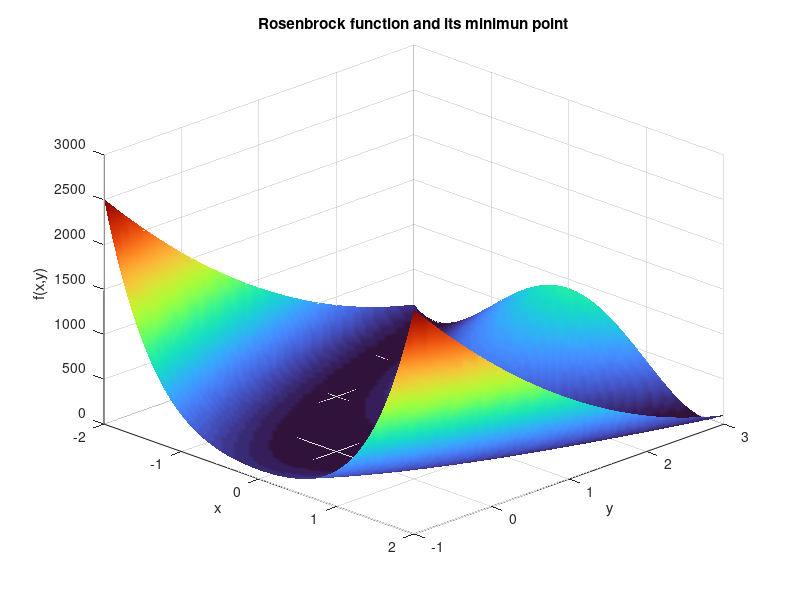

Source code (MATLAB): (Note: this script raises an error after producing the figure.)
clc
clear
close all

f_rosenbrock = @(x) 100*(x(2)-x(1)^2)^2 + (1-x(1))^2;

% Plot of the function and the minimun point
[x, y] = meshgrid(-2:0.05:2, -1:0.05:3);
z = 100*(y - x.^2).^2 + (1 - x).^2;

figure;
surf(x, y, z);
xlabel('x');
ylabel('y');
zlabel('f(x,y)');
title('Rosenbrock function and its minimun point');
shading interp;
colormap turbo;
view(45, 30);
hold on;
plot3(1, 1, f_rosenbrock([1; 1]), 'ro', 'MarkerSize', 10, 'MarkerFaceColor', 'r');

% Starting points
x0_a = [1.2; 1.2];
x0_b = [-1.2; 1];

% Stopping parameters
tol = 1e-8;
kmax = 2000;

fid = fopen('output_rosenbrock.txt', 'w');

% NELDER-MEAD

% Nelder-Mead parameters
rho_nm = 1;
chi_nm = 2;
gamma_nm = 0.5;
sigma_nm = 0.5;

tic;
[simplex_nm_a, k_nm_a] = nelder_mead(x0_a, f_rosenbrock, rho_nm, chi_nm, gamma_nm, sigma_nm, kmax, tol);
time_nm_a = toc;

tic;
[simplex_nm_b, k_nm_b] = nelder_mead(x0_b, f_rosenbrock, rho_nm, chi_nm, gamma_nm, sigma_nm, kmax, tol);
time_nm_b = toc;


% MODIFIED NEWTON

% Backtracking parameters
rho = 0.5;
tolgrad = 1e-8;
c1 = 1e-4;
btmax = 20;

gradf = @(x) [ -400*x(1)*(x(2) - x(1)^2) - 2*(1 - x(1));
                200*(x(2) - x(1)^2) ];
Hessf = @(x) [ 1200*x(1)^2 - 400*x(2) + 2, -400*x(1);
               -400*x(1), 200 ];

tic;
[xk_a, fk_a, gradfk_norm_a, k_a, xseq_a, btseq_a] = ...
    modified_newton_bcktrck(x0_a, f_rosenbrock, gradf, Hessf, ...
    kmax, tolgrad, c1, rho, btmax);
time_mn_a = toc;
x_newton_a = xk_a;

tic;
[xk_b, fk_b, gradfk_norm_b, k_b, xseq_b, btseq_b] = ...
    modified_newton_bcktrck(x0_a, f_rosenbrock, gradf, Hessf, ...
    kmax, tolgrad, c1, rho, btmax);
time_mn_b = toc;
x_newton_b = xk_b;


fprintf(fid, "== RESULTS FOR %s ==\n", "MODIFIED NEWTON WITH BACKTRACKING");
fprintf(fid, '\n');

fprintf(fid, "Starting point: [%f, %f]\n", x0_a(1), x0_a(2));
fprintf(fid, "Number of iterations: %d\n", k_a);
fprintf(fid, "Final value of the function: %.10f\n", f_rosenbrock(xk_a));
fprintf(fid, "Execution time: %.6f secondi\n", time_mn_a);
fprintf(fid, "Final norm of the gradient: %.2e\n", gradfk_norm_a);
fprintf(fid, "Total number of backtracking: %d\n", sum(btseq_a));
fprintf(fid, '\n');


fprintf(fid, "Starting point: [%f, %f]\n", x0_b(1), x0_b(2));
fprintf(fid, "Number of iterations: %d\n", k_b);
fprintf(fid, "Final value of the function: %.10f\n", f_rosenbrock(xk_b));
fprintf(fid, "Execution time: %.6f secondi\n", time_mn_b);
fprintf(fid, "Final norm of the gradient: %.2e\n", gradfk_norm_b);
fprintf(fid, "Total number of backtracking: %d\n", sum(btseq_b));

fprintf(fid, '\n');
fprintf(fid, "\n== RISULTS FOR NELDER-MEAD ==\n");
fprintf(fid, '\n');

fprintf(fid, "Starting point: [%f, %f]\n", x0_a(1), x0_a(2));
fprintf(fid, "Number of iterations: %d\n", k_nm_a);
fprintf(fid, "Final value of the function: %.10f\n", f_rosenbrock(simplex_nm_a(:,1)));
fprintf(fid, "Execution time: %.6f secondi\n", time_nm_a);

fprintf(fid, '\n');
fprintf(fid, "Starting point: [%f, %f]\n", x0_b(1), x0_b(2));
fprintf(fid, "Number of iterations: %d\n", k_nm_b);
fprintf(fid, "Final value of the function: %.10f\n", f_rosenbrock(simplex_nm_b(:,1)));
fprintf(fid, "Execution time: %.6f secondi\n", time_nm_b);

fclose(fid);